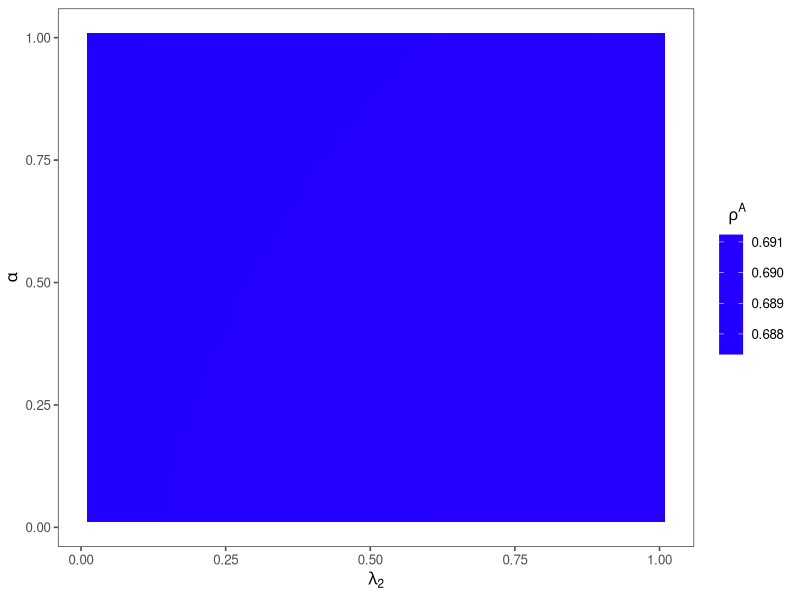
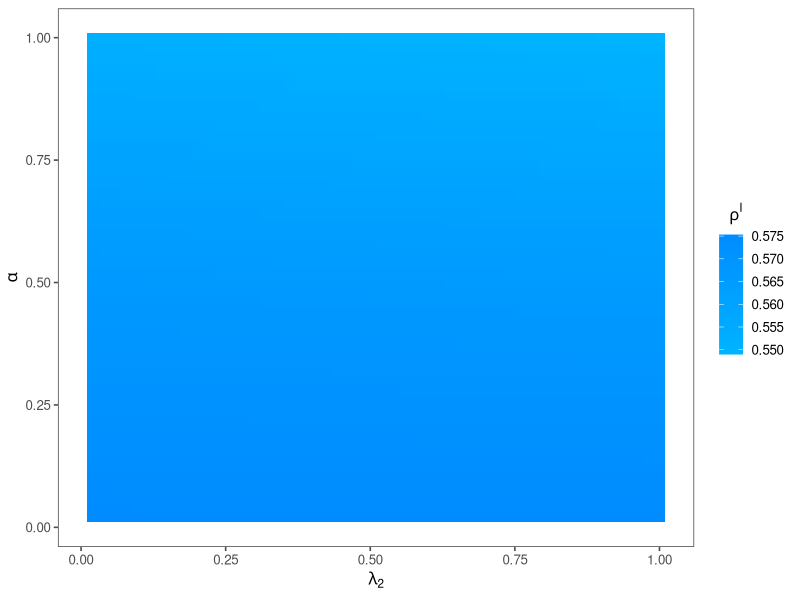
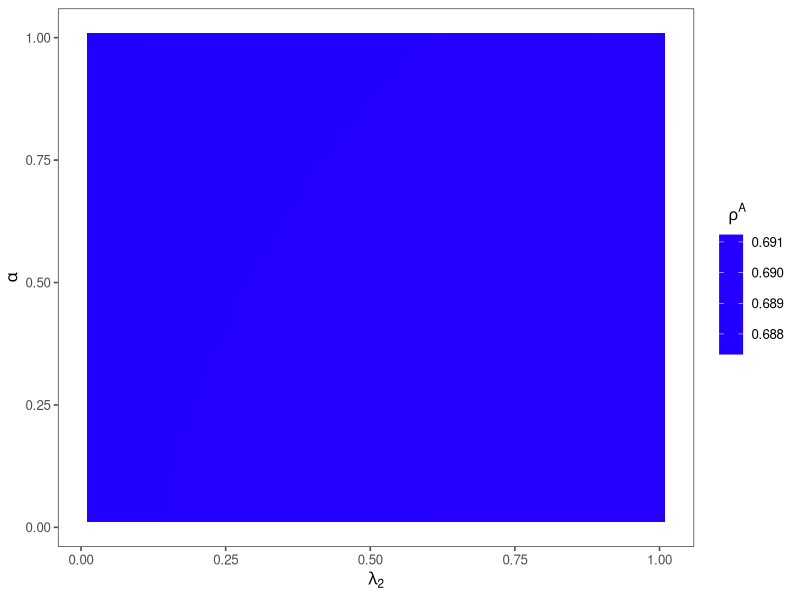
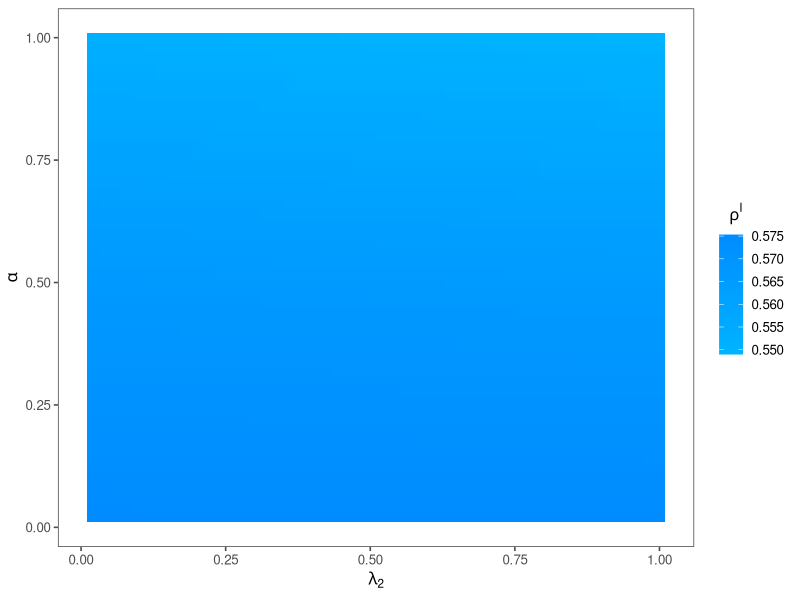

Here is the R script that generated these plots, in order:
suppressPackageStartupMessages(suppressWarnings({
  library(igraph)
  library(progress)
  library(magrittr)
  library(tidyverse)
  library(ggthemes)
  library(RColorBrewer)
  library(parallel)
  library(foreach)
  library(doParallel)
  library(tidyr)
  library(ggplot2)
}))



setwd(dirname(rstudioapi::getActiveDocumentContext()$path))
getwd()

t1<-Sys.time()

Exp42_data<-read.csv("MMCA2_Exp4_lambda2_alpha.csv")

#1. rho_A
df<-Exp42_data[,c(2,3,4)] %>%
  purrr::set_names("alpha","lambda2","rho_A")

ggplot(df,aes(x=lambda2,y=alpha,fill=rho_A))+
  geom_raster() +
  scale_fill_gradientn(colours =rainbow(7,start=min(df$rho_A),end=max(df$rho_A)))+
  theme_few()+
  ylab(expression(alpha))+
  xlab(expression(lambda[2]))+
  guides(fill=guide_colorbar(title= expression(rho^A),title.hjust =  .2))

ggsave("p2_exp42rhoA.png",width=15, height=13,units="cm",dpi = 600)



#2. rho_I
df<-Exp42_data[,c(2,3,5)] %>%
  purrr::set_names("alpha","lambda2","rho_I")

ggplot(df,aes(y=alpha,x=lambda2,fill=rho_I))+
  geom_raster() +
  scale_fill_gradientn(colours =rainbow(7,start=min(df$rho_I),end=max(df$rho_I)))+
  theme_few()+
  ylab(expression(alpha))+
  xlab(expression(lambda[2]))+
  guides(fill=guide_colorbar(title= expression(rho^I),title.hjust =  .2))

ggsave("p2_exp42rhoI.png",width=15, height=13,units="cm",dpi = 600)



t2<-Sys.time()
t1;t2;t2-t1 
